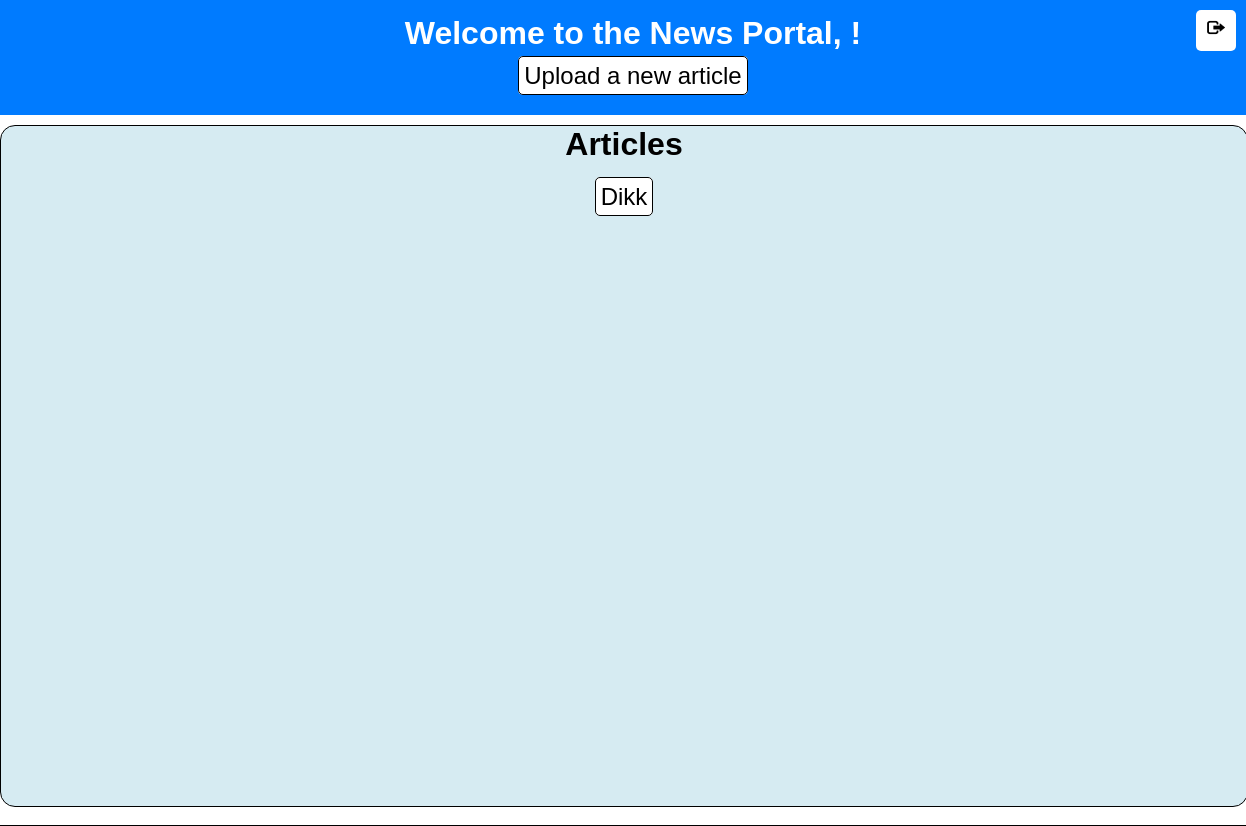
Before: /news_portal with the older database file.
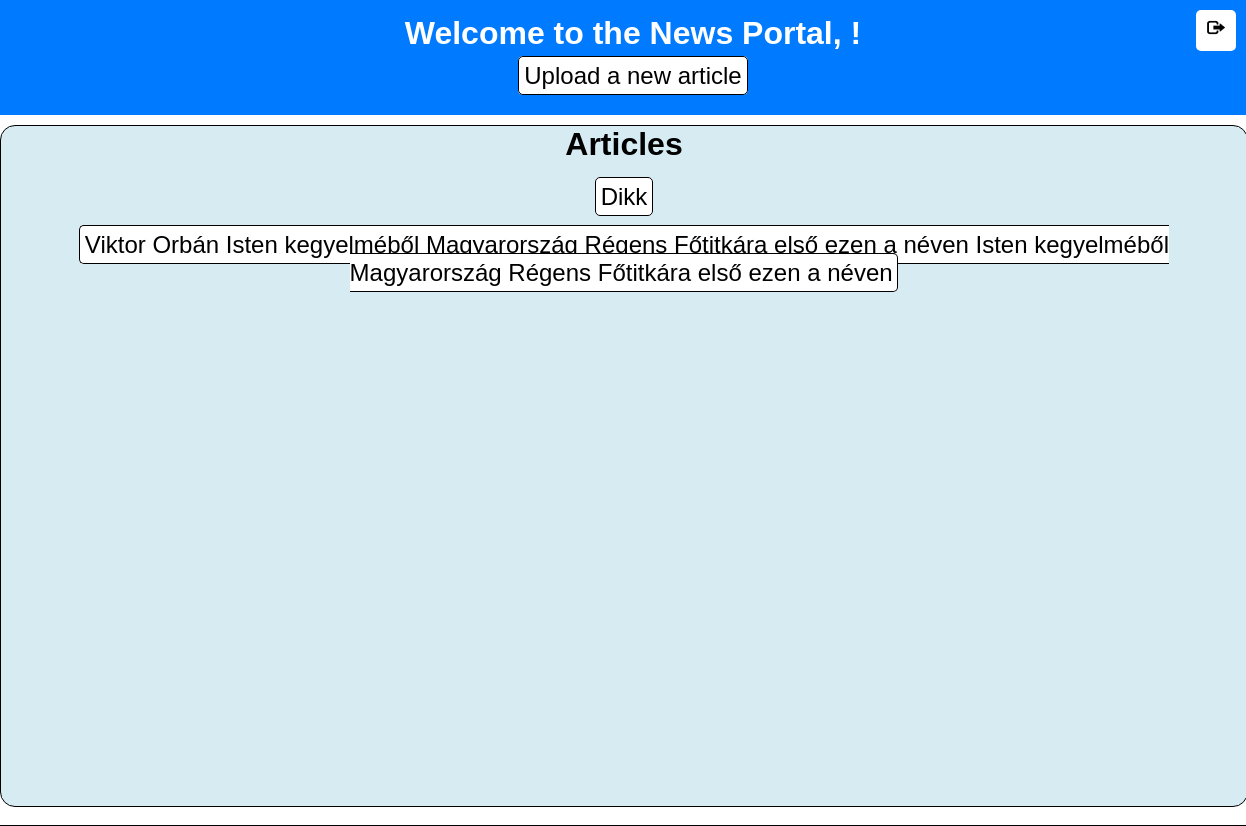
After: the same page with the newer database file.
### tables this page shows
CREATE TABLE articles (
    id INTEGER PRIMARY KEY AUTOINCREMENT,
    title TEXT NOT NULL,
    content TEXT NOT NULL,
    author_id INTEGER,
    FOREIGN KEY (author_id) REFERENCES users(id)
);

### WEB/app.py (the view)
@app.route('/news_portal')
def news_portal():
    conn = get_db_connection()
    cursor = conn.cursor()
    cursor.execute('SELECT * FROM articles')
    articles = cursor.fetchall()
    conn.close()
    return render_template('news_portal.html', articles=articles)

### WEB/app.py (called while the page is built)
def get_db_connection():
    conn = sqlite3.connect('user_data.db')
    conn.row_factory = sqlite3.Row
    return conn

### WEB/templates/news_portal.html (shortened to what this page needs)
<!DOCTYPE html>
<html lang="en">
<head>
    <link rel="stylesheet" href="{{ url_for('static', filename='layout.css') }}">
    <link rel="stylesheet" href="{{ url_for('static', filename='welcome.css') }}">
</head>
<body>
    <div id="container">
        <div id="felso_sor">
            <div id="welcomeUpload">
                <h1>Welcome to the News Portal, {{ session['username'] }}!</h1>
                <p><a href="{{ url_for('upload_article') }}">Upload a new article</a></p>
            </div>
                <p><a href="{{ url_for('logout') }}" id="logout" onclick="logout(event)"><img src="{{ url_for('static', filename='/Images/logout_icon.jpg') }}" alt="Logout Image"></a></p>
        </div>
        <div id="articles">
            <h2>Articles</h2>
            <ul>
                {% for article in articles %}
                    <li><a href="{{ url_for('article', article_id=article['id']) }}">{{ article['title'] }}</a></li>
                {% endfor %}
            </ul>
        </div>
    </div>
</body>
</html>

### WEB/static/layout.css (style rules this page uses)
body { display: flex; flex-direction: column; justify-content: center; align-items: center; height: 100vh; margin: 0; font-family: Arial, Helvetica, sans-serif; }
h1, h2 { text-align: center; }
#container { background-color: rgba(173, 216, 230, 0.5); border: 0.5px solid black; padding: 50px 35px; text-align: center; }
a { text-decoration: none; color: black; background-color: white; padding: 5px; border: 0.2px solid black; border-radius: 5px; }

### WEB/static/welcome.css (style rules this page uses)
* { margin: 0; padding: 0; }
html, body { margin: 0; padding: 0; height: 100%; }
body { display: flex; flex-direction: column; justify-content: center; align-items: center; font-family: Arial, Helvetica, sans-serif; box-sizing: border-box; overflow: hidden; }
h1,h2 { font-family: 'Lucida Sans', 'Lucida Sans Regular', 'Lucida Grande', 'Lucida Sans Unicode', Geneva, Verdana, sans-serif; margin-bottom: 10px; }
h1 { color: white; }
h2 { font-size: 2em; }
a { font-size: 1.5em; padding: 0.2em; transition: transform 0.2s ease, font-size 0.2s ease; }
ul, li { list-style-type: none; }
li { font-size: 1em; padding: 0.5em; margin: 0px 30px; padding: 10px 0px; }
#container { margin-top: 0; padding-top: 0; width: 100%; height: 100vh; background-color: transparent; }
#felso_sor { background-color: #007BFF; width: 100%; height: 15vh; padding: 10px; }
#welcomeUpload { display: flex; flex-direction: column; margin: 10px; padding-top: 20px; }
#logout { position: absolute; top: 10px; right: 10px; border: none; }
#articles { display: flex; flex-direction: column; background-color: rgba(173, 216, 230, 0.5); justify-content: flex-start; align-items: center; border: 1px solid black; border-radius: 15px; height: 85vh; width: 100vw; margin-top: 10px; }
img { width: 30px; height: 25px; }

Changed rows visible on the page:
added articles: title "Viktor Orbán Isten kegyelméből Magyarország Régens Főtitkára első ezen a néven Isten kegyelméből Magyarország Régens Főtitkára első ezen a néven"
